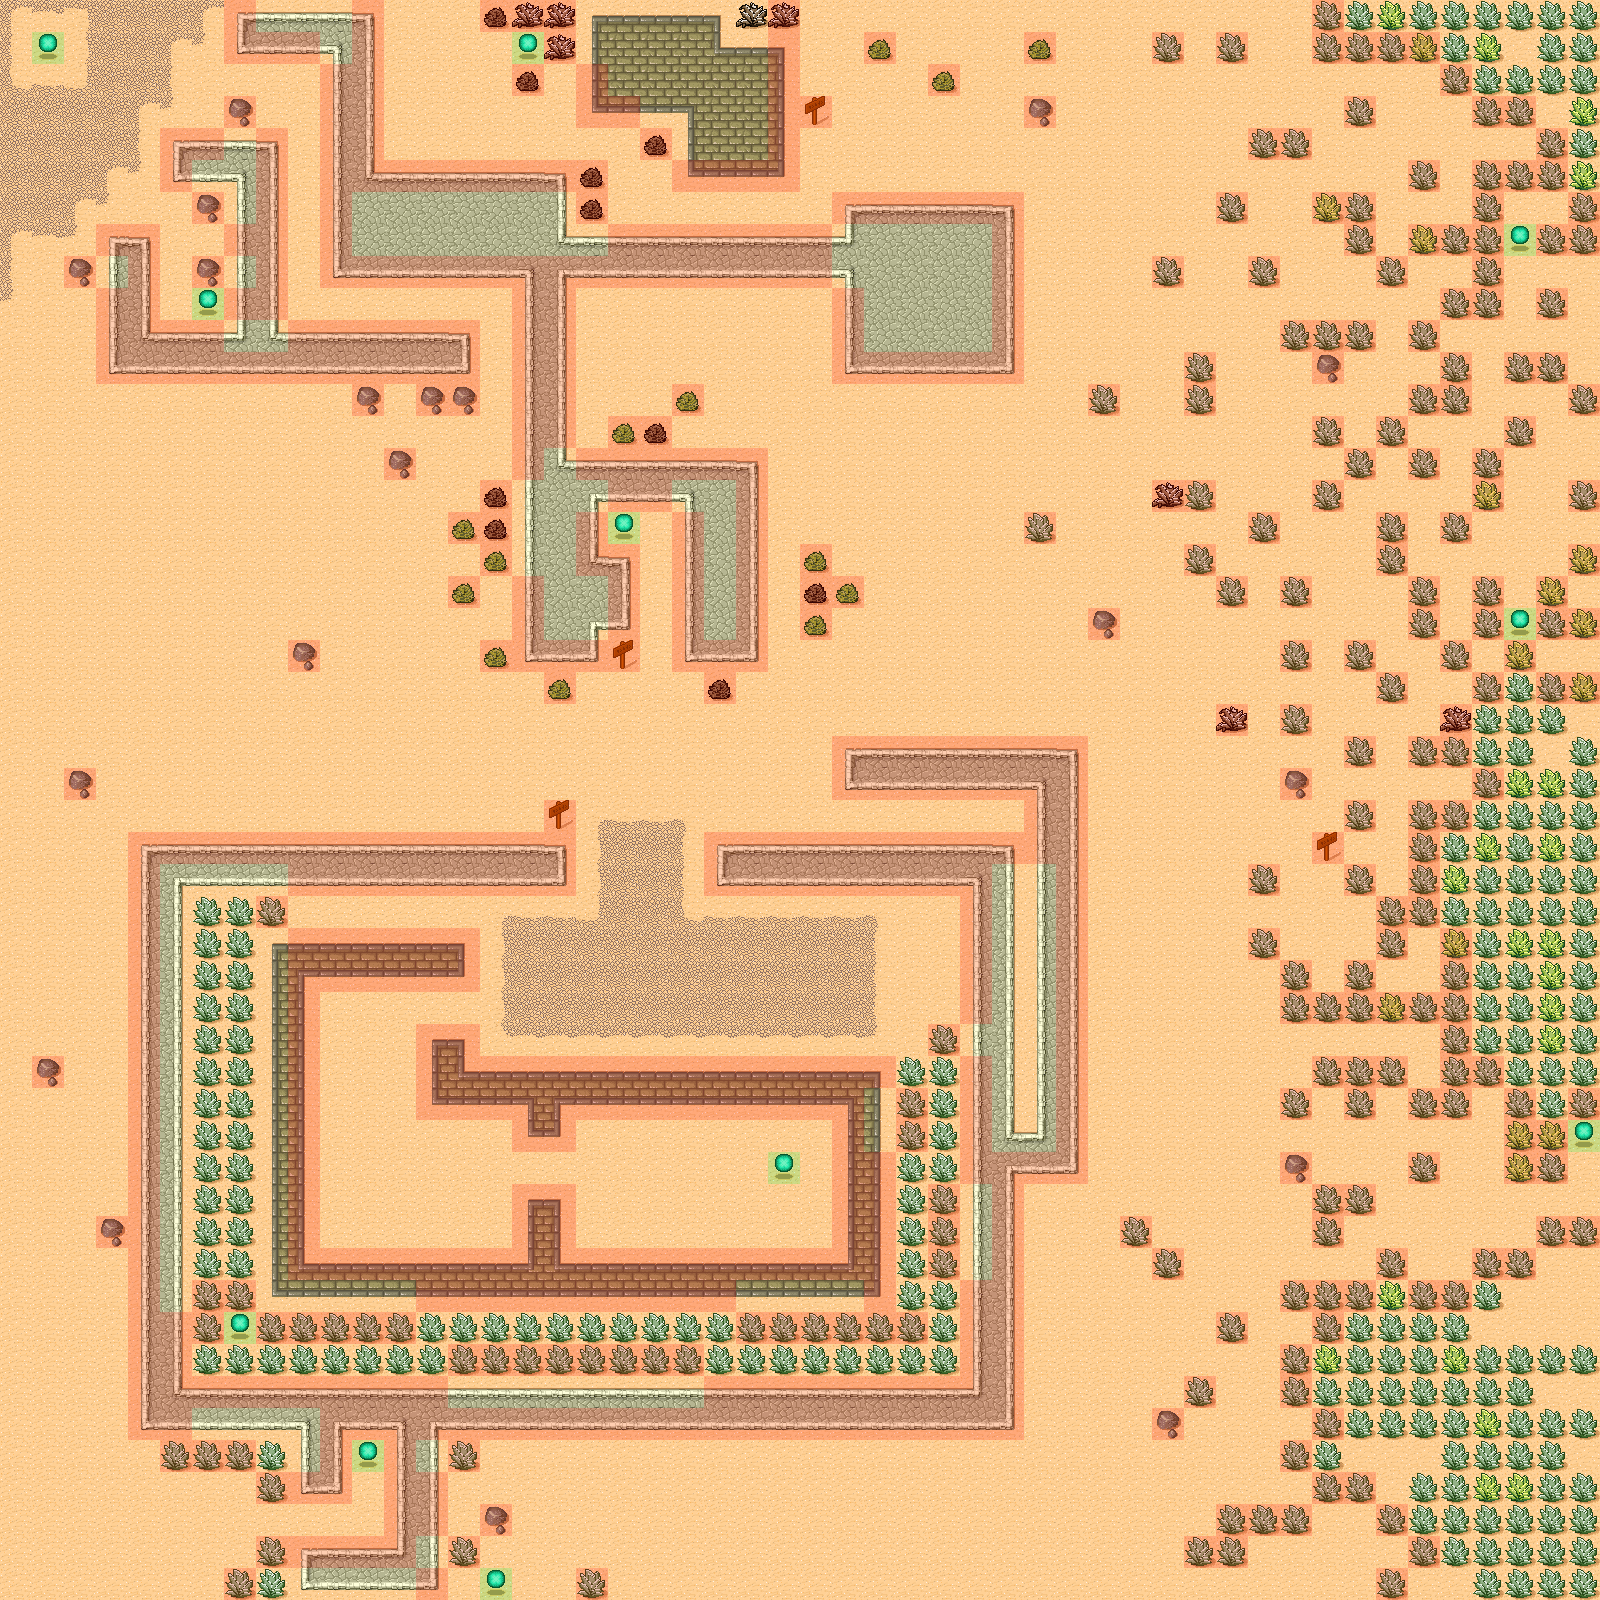

Tiled map render using the project's own tile images. Description and the map definition, with tile-layer contents summarised, below:
An orthogonal 50x50 tile map with 32x32 px tiles, 3 tile layers (Background, Foreground, Meta), 2 tilesets and 22 objects (4x Powerup, SpawnPoint, EnemySpawn1, EnemySpawn2, EnemySpawn3, ...).

<map version="1.0" orientation="orthogonal" width="50" height="50" tilewidth="32" tileheight="32">
 <tileset firstgid="1" name="Map" tilewidth="32" tileheight="32" spacing="1" margin="1">
  <image source="tmw_desert_spacing.png" width="265" height="232" />
 </tileset>
 <tileset firstgid="57" name="meta_tiles" tilewidth="32" tileheight="32" spacing="1" margin="1">
  <image source="meta_tiles.png" width="199" height="34" />
  <tile id="0">
   <properties>
    <property name="Collidable" value="True" />
   </properties>
  </tile>
  <tile id="1">
   <properties>
    <property name="Collectable" value="True" />
   </properties>
  </tile>
  <tile id="2">
   <properties>
    <property name="Powerup" value="Speedup" />
   </properties>
  </tile>
  <tile id="3">
   <properties>
    <property name="Powerup" value="Lightup" />
   </properties>
  </tile>
 </tileset>
 <layer name="Background" width="50" height="50">
  <data>[2500 cells, 2500 non-empty, 47 distinct tile ids]</data>
 </layer>
 <objectgroup name="Objects" width="50" height="50">
  <object name="SpawnPoint" x="623" y="338" />
  <object name="EnemySpawn1" x="705" y="385" width="23" height="23">
   <properties>
    <property name="Enemy" value="1" />
   </properties>
  </object>
  <object x="628" y="337" />
  <object name="EnemySpawn2" x="901" y="645" width="23" height="23">
   <properties>
    <property name="Enemy" value="1" />
   </properties>
  </object>
  <object name="EnemySpawn3" x="677" y="967" width="23" height="21">
   <properties>
    <property name="Enemy" value="1" />
   </properties>
  </object>
  <object name="EnemySpawn4" x="1188" y="997" width="24" height="23">
   <properties>
    <property name="Enemy" value="1" />
   </properties>
  </object>
  <object name="EnemySpawn5" x="1061" y="1381" width="23" height="23">
   <properties>
    <property name="Enemy" value="1" />
   </properties>
  </object>
  <object name="EnemySpawn6" x="613" y="1511" width="24" height="23">
   <properties>
    <property name="Enemy" value="1" />
   </properties>
  </object>
  <object name="EnemySpawn7" x="1511" y="520" width="23" height="23">
   <properties>
    <property name="Enemy" value="1" />
   </properties>
  </object>
  <object name="EnemySpawn8" x="1127" y="165" width="24" height="23">
   <properties>
    <property name="Enemy" value="1" />
   </properties>
  </object>
  <object name="EnemySpawn9" x="1444" y="135" width="25" height="21">
   <properties>
    <property name="Enemy" value="1" />
   </properties>
  </object>
  <object name="EnemySpawn10" x="71" y="135" width="24" height="21">
   <properties>
    <property name="Enemy" value="1" />
   </properties>
  </object>
  <object name="EnemySpawn11" x="165" y="485" width="25" height="24">
   <properties>
    <property name="Enemy" value="1" />
   </properties>
  </object>
  <object name="EnemySpawn12" x="228" y="709" width="25" height="23">
   <properties>
    <property name="Enemy" value="1" />
   </properties>
  </object>
  <object name="EnemySpawn13" x="677" y="1157" width="24" height="21">
   <properties>
    <property name="Enemy" value="1" />
   </properties>
  </object>
  <object name="EnemySpawn14" x="357" y="1157" width="24" height="23">
   <properties>
    <property name="Enemy" value="1" />
   </properties>
  </object>
  <object name="EnemySpawn15" x="39" y="1316" width="24" height="25">
   <properties>
    <property name="Enemy" value="1" />
   </properties>
  </object>
  <object name="EnemySpawn16" x="775" y="1187" width="24" height="24">
   <properties>
    <property name="Enemy" value="1" />
   </properties>
  </object>
  <object name="Powerup" x="740" y="321" width="23" height="27">
   <properties>
    <property name="PowerupType" value="1" />
   </properties>
  </object>
  <object name="Powerup" x="836" y="449" width="23" height="27">
   <properties>
    <property name="PowerupType" value="1" />
   </properties>
  </object>
  <object name="Powerup" x="934" y="515" width="23" height="27">
   <properties>
    <property name="PowerupType" value="2" />
   </properties>
  </object>
  <object name="Powerup" x="7" y="8" width="20" height="19">
   <properties>
    <property name="PowerupType" value="1" />
   </properties>
  </object>
 </objectgroup>
 <layer name="Foreground" width="50" height="50">
  <data>[2500 cells, 11 non-empty, 1 distinct tile ids]</data>
 </layer>
 <layer name="Meta" width="50" height="50">
  <data>[2500 cells, 673 non-empty, 2 distinct tile ids]</data>
 </layer>
</map>
